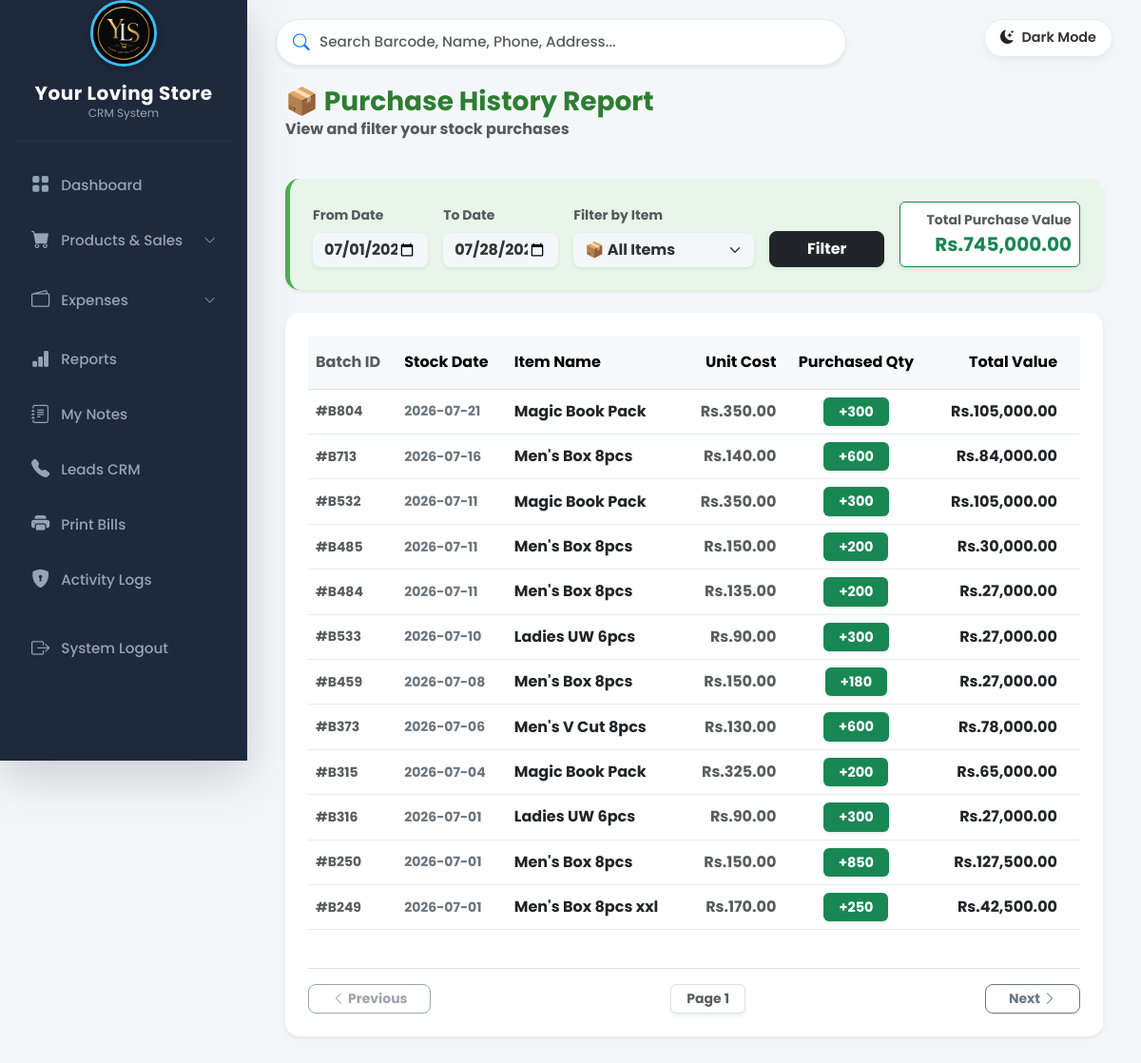
/reports/purchases (signed in), run on the app's committed database.
### tables this page shows
CREATE TABLE stock_batches (id INTEGER PRIMARY KEY AUTOINCREMENT, item_id INTEGER, cost_price REAL NOT NULL, qty INTEGER NOT NULL, remaining_qty INTEGER, stock_date DATE NOT NULL, source TEXT DEFAULT 'Manual', FOREIGN KEY(item_id) REFERENCES items(id));

CREATE TABLE items (id INTEGER PRIMARY KEY AUTOINCREMENT, item_name TEXT NOT NULL);

### app.py (the view)
@app.route('/reports/purchases')
def reports_purchases():
    if 'username' not in session: return redirect(url_for('login'))
    if session.get('role') != 'admin': return "Access Denied! ඔබට මෙම පහසුකම භාවිතා කළ නොහැක."
    start_date = request.args.get('start_date', get_sl_today().replace(day=1).strftime('%Y-%m-%d'))
    end_date = request.args.get('end_date', get_sl_today().strftime('%Y-%m-%d'))
    item_id = request.args.get('item_id', 'All')
    page = int(request.args.get('page', 1))
    per_page = 50
    offset = (page - 1) * per_page
    conn = sqlite3.connect('/var/data/database.db')
    cursor = conn.cursor()
    cursor.execute("SELECT id, item_name FROM items ORDER BY item_name ASC")
    items = cursor.fetchall()
    query = """
        SELECT b.id, i.item_name, b.cost_price, b.qty, b.stock_date, (b.cost_price * b.qty) as total_value
        FROM stock_batches b
        JOIN items i ON b.item_id = i.id
        WHERE b.stock_date BETWEEN ? AND ? AND (b.source = 'Manual' OR b.source IS NULL)
    """
    params = [start_date, end_date]
    if item_id != 'All':
        query += " AND b.item_id = ?"
        params.append(item_id)
    query += " ORDER BY b.stock_date DESC, b.id DESC LIMIT ? OFFSET ?"
    params.extend([per_page, offset])
    cursor.execute(query, params)
    purchases = cursor.fetchall()
    total_query = """
        SELECT SUM(b.cost_price * b.qty)
        FROM stock_batches b
        WHERE b.stock_date BETWEEN ? AND ? AND (b.source = 'Manual' OR b.source IS NULL)
    """
    t_params = [start_date, end_date]
    if item_id != 'All':
        total_query += " AND b.item_id = ?"
        t_params.append(item_id)
    cursor.execute(total_query, t_params)
    total_value = cursor.fetchone()[0]
    total_value = total_value if total_value else 0.0
    conn.close()
    return render_template('reports_purchases.html',
                           purchases=purchases,
                           items=items,
                           start_date=start_date,
                           end_date=end_date,
                           selected_item=item_id,
                           total_value=total_value,
                           page=page)

### app.py (called while the page is built)
def get_sl_today():
    sl_time = datetime.utcnow() + timedelta(hours=5, minutes=30)
    return sl_time

@app.before_request
def make_session_permanent():
    session.permanent = True
    session.modified = True

@app.template_filter('format_currency')
def format_currency(value):
    try: return f"Rs.{float(value):,.2f}"
    except: return value

### templates/reports_purchases.html (shortened to what this page needs)
{% extends 'base.html' %}
{% block content %}
<div class="d-flex justify-content-between align-items-center mb-4">
    <div>
        <h3 class="fw-bold mb-0" style="color: #2e7d32;">📦 Purchase History Report</h3>
        <p class="text-muted fw-bold">View and filter your stock purchases</p>
    </div>
</div>
<div class="card p-4 shadow-sm border-0 mb-4" style="background-color: #e8f5e9; border-radius: 15px; border-left: 5px solid #4caf50 !important;">
    <form action="/reports/purchases" method="GET" class="row g-3 align-items-end">
        <div class="col-md-2">
            <label class="form-label fw-bold text-muted small">From Date</label>
            <input type="date" class="form-control shadow-sm border-0 fw-bold" name="start_date" value="{{ start_date }}" required style="border-radius: 8px;">
        </div>
        <div class="col-md-2">
            <label class="form-label fw-bold text-muted small">To Date</label>
            <input type="date" class="form-control shadow-sm border-0 fw-bold" name="end_date" value="{{ end_date }}" required style="border-radius: 8px;">
        </div>
        <div class="col-md-3">
            <label class="form-label fw-bold text-muted small">Filter by Item</label>
            <select class="form-select shadow-sm border-0 fw-bold" name="item_id" style="border-radius: 8px;">
                <option value="All" {% if selected_item == 'All' %}selected{% endif %}>📦 All Items</option>
            </select>
        </div>
        <div class="col-md-2 d-flex gap-2">
            <button type="submit" class="btn btn-dark w-100 fw-bold shadow-sm" style="border-radius: 8px;">Filter</button>
        </div>
        <div class="col-md-3 text-end">
            <div class="p-2 bg-white rounded shadow-sm border border-success">
                <span class="small fw-bold text-muted d-block">Total Purchase Value</span>
                <span class="fw-bolder fs-5 text-success">{{ total_value | format_currency }}</span>
            </div>
        </div>
    </form>
</div>
<div class="card p-4 shadow-sm border-0" style="border-radius: 15px;">
    <div class="table-responsive">
        <table class="table table-hover align-middle">
            <thead class="table-light">
                <tr>
                    <th class="py-3 text-muted">Batch ID</th>
                    <th class="py-3">Stock Date</th>
                    <th class="py-3 text-start">Item Name</th>
                    <th class="py-3 text-end">Unit Cost</th>
                    <th class="py-3 text-center">Purchased Qty</th>
                    <th class="py-3 text-end pe-4">Total Value</th>
                </tr>
            </thead>
            <tbody>
                {% for p in purchases %}
                <tr>
                    <td class="small fw-bold text-muted">#B{{ p[0] }}</td>
                    <td class="small fw-bold text-secondary">{{ p[4] }}</td>
                    <td class="fw-bold text-dark text-start">{{ p[1] }}</td>
                    <td class="text-muted text-end fw-bold">{{ p[2] | format_currency }}</td>
                    <td class="text-center"><span class="badge bg-success shadow-sm px-3 py-2" style="font-size: 0.9rem;">+{{ p[3] }}</span></td>
                    <td class="fw-bold text-end pe-4 text-dark">{{ p[5] | format_currency }}</td>
                </tr>
                {% endfor %}
            </tbody>
        </table>
    </div>
    {% if purchases or page > 1 %}
    <div class="d-flex justify-content-between align-items-center mt-4 border-top pt-3">
        <a href="/reports/purchases?page={{ page-1 }}&start_date={{ start_date }}&end_date={{ end_date }}&item_id={{ selected_item }}" class="btn btn-sm btn-outline-secondary fw-bold px-4 {{ 'disabled' if page == 1 }}" style="border-radius: 8px;"><i class="bi bi-chevron-left"></i> Previous</a>
        <span class="fw-bold text-muted small bg-light px-3 py-1 rounded shadow-sm border">Page {{ page }}</span>
        <a href="/reports/purchases?page={{ page+1 }}&start_date={{ start_date }}&end_date={{ end_date }}&item_id={{ selected_item }}" class="btn btn-sm btn-outline-secondary fw-bold px-4 {{ 'disabled' if not purchases }}" style="border-radius: 8px;">Next <i class="bi bi-chevron-right"></i></a>
    </div>
    {% endif %}
</div>
{% endblock %}

### templates/base.html (style rules this page uses)
:root { --bg-body: #f4f7fa; --sidebar-bg: #1e293b; --sidebar-hover: #334155; --sidebar-text: #94a3b8; --sidebar-text-active: #ffffff; --card-bg: #ffffff; --text-main: #333333; --text-muted: #6c757d; --border-color: #e9ecef; --shadow-sm: 0 4px 6px rgba(0,0,0,0.05); }
body { background-color: var(--bg-body); color: var(--text-main); font-family: 'Poppins', sans-serif; transition: background-color 0.3s ease, color 0.3s ease; overflow-x: hidden; overscroll-behavior-y: none; }
.table-responsive { overflow-x: auto; -webkit-overflow-scrolling: touch; scrollbar-width: thin; }
.card, .modal-content { background-color: var(--card-bg); border-color: var(--border-color); color: var(--text-main); }
.bg-white, .bg-light { background-color: var(--card-bg) !important; }
.table { --bs-table-bg: var(--card-bg); --bs-table-color: var(--text-main); --bs-table-border-color: var(--border-color); --bs-table-hover-bg: var(--sidebar-hover); }
.form-control, .form-select { background-color: var(--bg-body); color: var(--text-main); border: 1px solid var(--border-color); }

### data on the page
stock_batches: id "804", stock_date "2026-07-21", item_name "Magic Book Pack", cost_price "Rs.350.00", qty "300", p "Rs.105,000.00"
stock_batches: id "713", stock_date "2026-07-16", item_name "Men's Box 8pcs", cost_price "Rs.140.00", qty "600", p "Rs.84,000.00"
stock_batches: id "532", stock_date "2026-07-11", item_name "Magic Book Pack", cost_price "Rs.350.00", qty "300", p "Rs.105,000.00"
stock_batches: id "485", stock_date "2026-07-11", item_name "Men's Box 8pcs", cost_price "Rs.150.00", qty "200", p "Rs.30,000.00"
stock_batches: id "484", stock_date "2026-07-11", item_name "Men's Box 8pcs", cost_price "Rs.135.00", qty "200", p "Rs.27,000.00"
stock_batches: id "533", stock_date "2026-07-10", item_name "Ladies UW 6pcs", cost_price "Rs.90.00", qty "300", p "Rs.27,000.00"
stock_batches: id "459", stock_date "2026-07-08", item_name "Men's Box 8pcs", cost_price "Rs.150.00", qty "180", p "Rs.27,000.00"
stock_batches: id "373", stock_date "2026-07-06", item_name "Men's V Cut 8pcs", cost_price "Rs.130.00", qty "600", p "Rs.78,000.00"
stock_batches: id "315", stock_date "2026-07-04", item_name "Magic Book Pack", cost_price "Rs.325.00", qty "200", p "Rs.65,000.00"
stock_batches: id "316", stock_date "2026-07-01", item_name "Ladies UW 6pcs", cost_price "Rs.90.00", qty "300", p "Rs.27,000.00"
stock_batches: id "250", stock_date "2026-07-01", item_name "Men's Box 8pcs", cost_price "Rs.150.00", qty "850", p "Rs.127,500.00"
stock_batches: id "249", stock_date "2026-07-01", item_name "Men's Box 8pcs xxl", cost_price "Rs.170.00", qty "250", p "Rs.42,500.00"

### other printed values
{{ total_value | format_currency }} "Rs.745,000.00"
{{ page }} "1"
